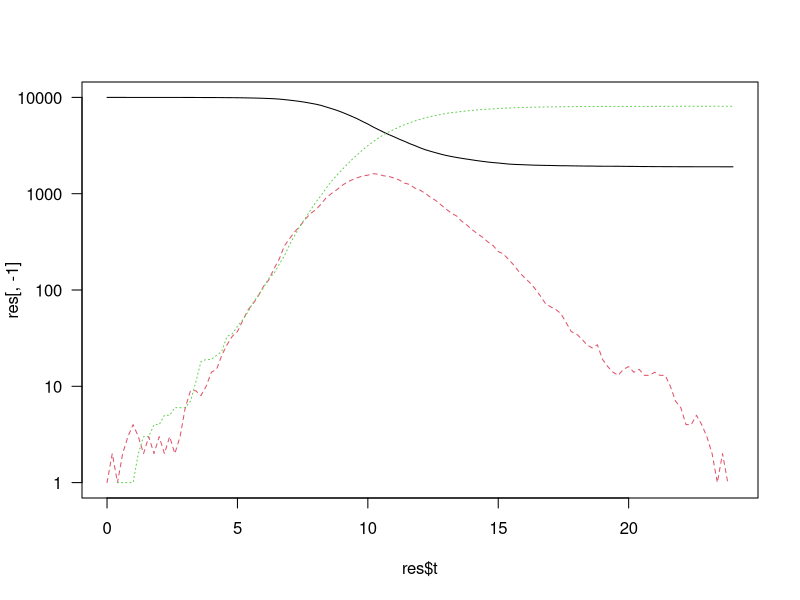

This chart was generated by the following R code:
gsir <- function(params = list(beta = 2, gamma = 1),
                 N = 10000,
                 I0 = 0.01,
                 dt = 0.2,
                 tmax = 100,
                 maxit = 1e6) {
  I0_val <- min(1, round(N*I0))
  S <- N-I0_val
  I <- I0_val
  R <- 0
  dd <- data.frame(t = 0, S, I, R)
  t <- 0
  it <- 1
  next_t <- dt
  while (t < tmax && it < maxit && I > 0) {
    rates <- with(params, c(infection = beta*S*I/N, recovery = gamma*I))
    nrates <- length(rates)
    event <- sample(1:nrates, prob = rates/sum(rates), size = 1)
    if (event == 1) {
      S <- S-1
      I <- I+1
    } else if (event == 2) {
      I <- I-1
      R <- R+1
    }
    delta_t <- -log(runif(1))/sum(rates)
    t <- t + delta_t
    if (t > next_t) {
      dd <- rbind(dd, data.frame(t = next_t, S, I, R))
      next_t <- next_t + dt
    }
  }
  return(dd)
}
  

set.seed(101)
debug(gsir)
res <- gsir()

par(las=1)
matplot(res$t, res[,-1], log = "y", type = "l")
